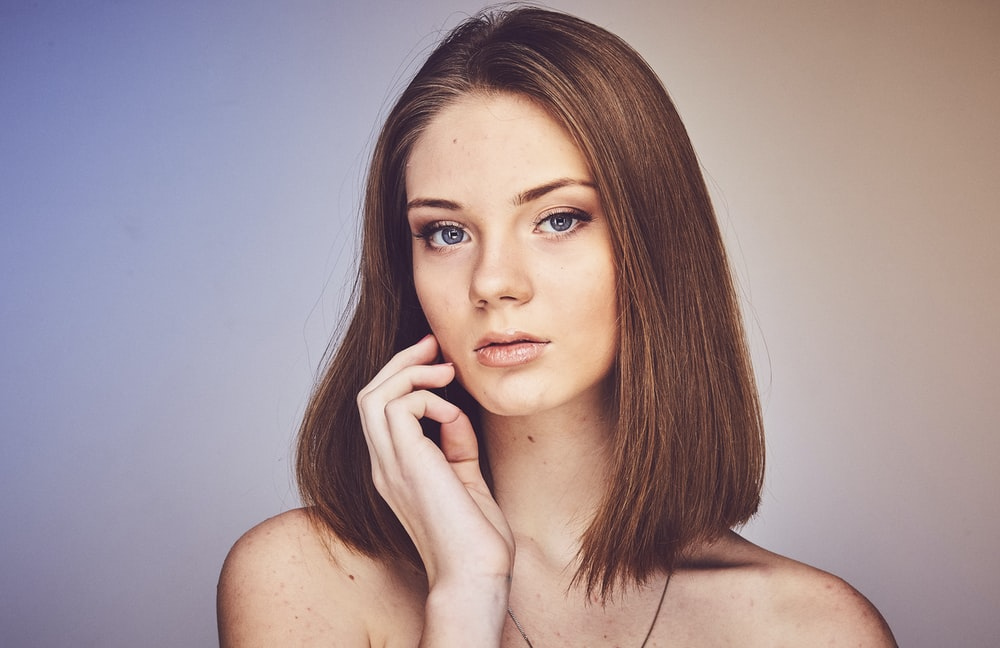
#> input picture photo-1509967419530-da38b4704bc6.jpg, 1000 x 648 px
$ jupyter execute 'FACE DETECTION.ipynb'
#> lines starting #> are read from the running program, lines starting #| are printed output that depends on the picture; after the words box and inside, x2 and y2 are one past the last pixel; in counts of white or black regions, pixels touching at a corner belong together
[cell 1]
import cv2
face_cascade = cv2.CascadeClassifier('haarcascade_frontalface_default.xml')
img = cv2.imread("photo-1509967419530-da38b4704bc6.jpg")
#> img is the input picture: shape (648, 1000, 3); mean B, G, R 147.9, 144.6, 162.7
gray= cv2.cvtColor(img, cv2.COLOR_BGR2GRAY)
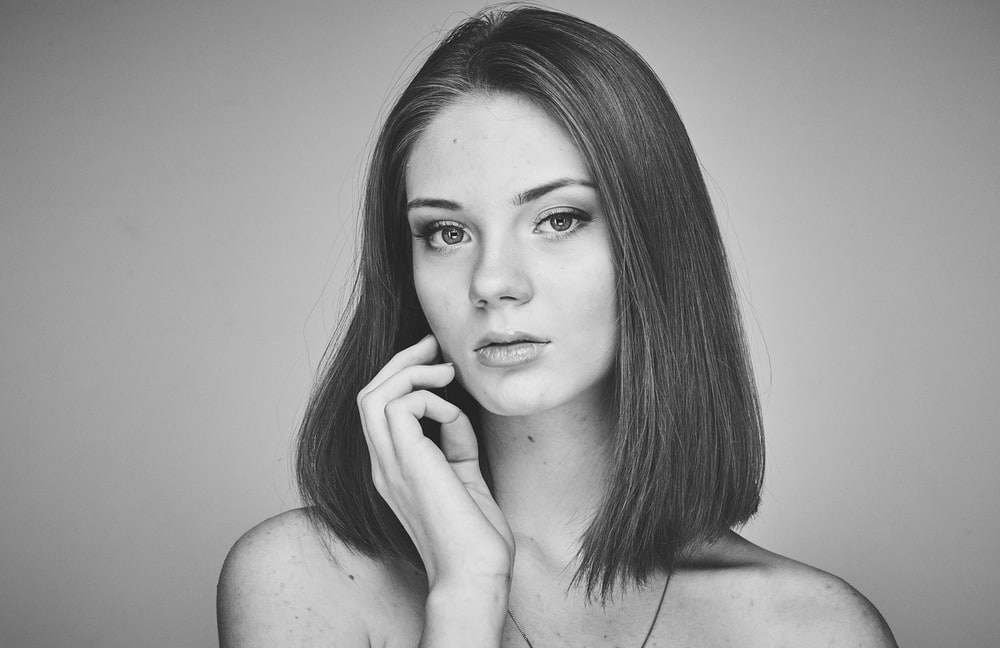
#> gray: shape (648, 1000); min 8, max 243, mean 150.4

faces=face_cascade.detectMultiScale(gray, 1.1, 1)
#> faces = [[495, 424, 127, 127], [368, 122, 274, 274]]

for (x, y, w, h) in faces:
    cv2.rectangle(img, (x, y), (x+w, y+h), (255,0,0), 2)
#> this loop made 2 passes
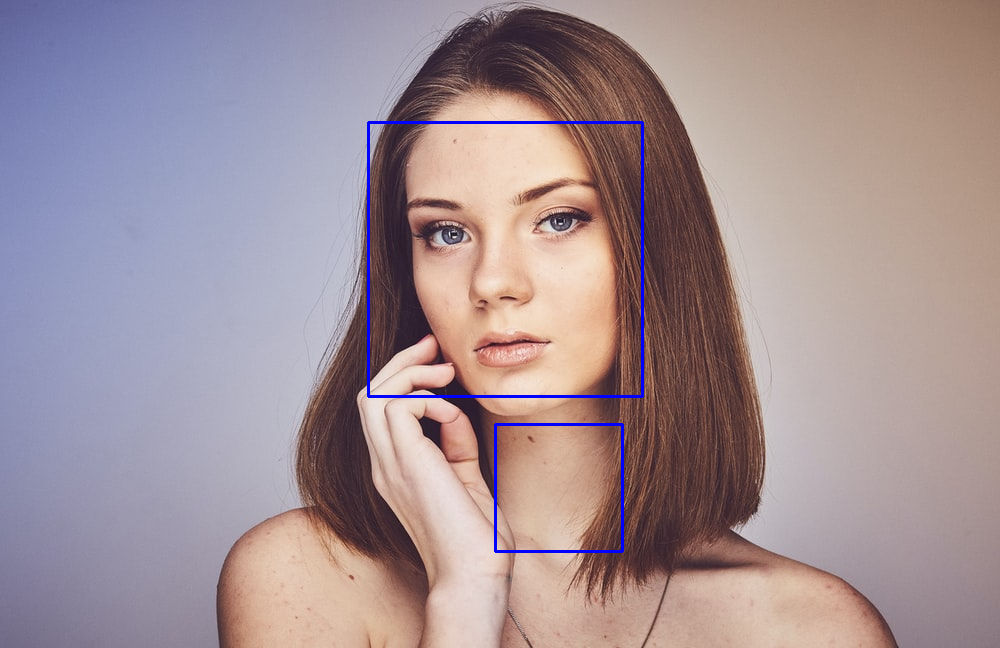
#> img: shape (648, 1000, 3); 0.74% of pixels changed, all inside (x1, y1, x2, y2) = (367, 121, 644, 553)


cv2.imshow('img', img)
cv2.waitKey()
#> Out = 27

$ run again, with Facedevtection.jpg.png saved as photo-1509967419530-da38b4704bc6.jpg
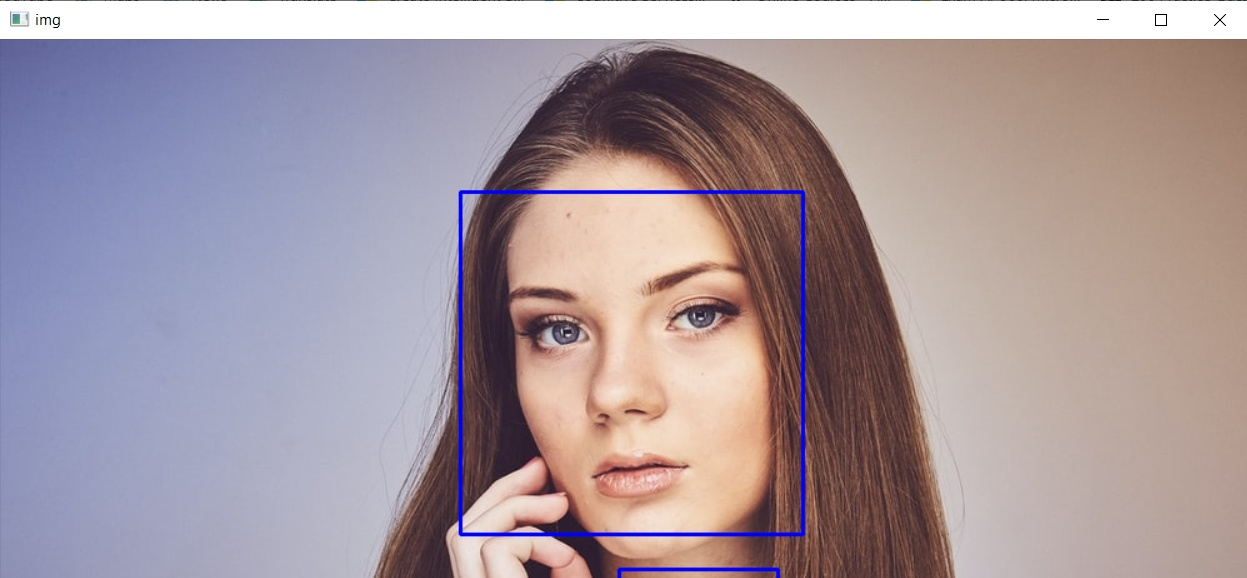
#> input picture Facedevtection.jpg.png, 1247 x 578 px
#> img is the input picture: shape (578, 1247, 3); mean B, G, R 158.3, 151.4, 165.9
#> `gray= cv2.cvtColor(img, cv2.COLOR_BGR2GRAY)`:
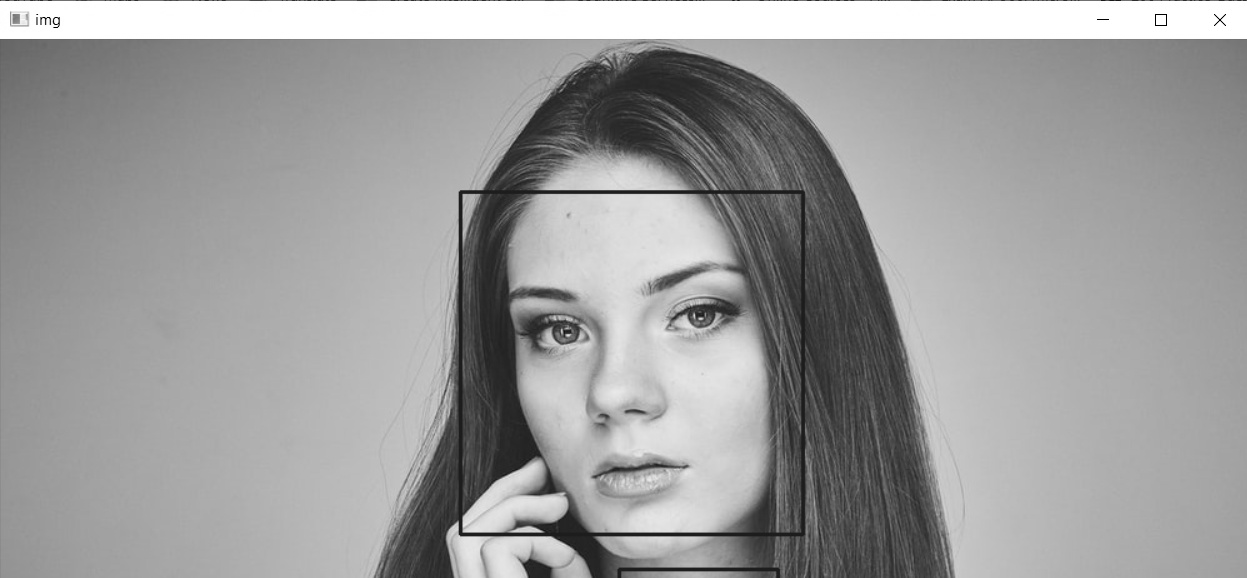
#> gray: shape (578, 1247); min 0, max 255, mean 156.5
#> faces = [[459, 187, 343, 343]]
#> the loop `for (x, y, w, h) in faces:` made 1 pass
#> after the loop `for (x, y, w, h) in faces:`:
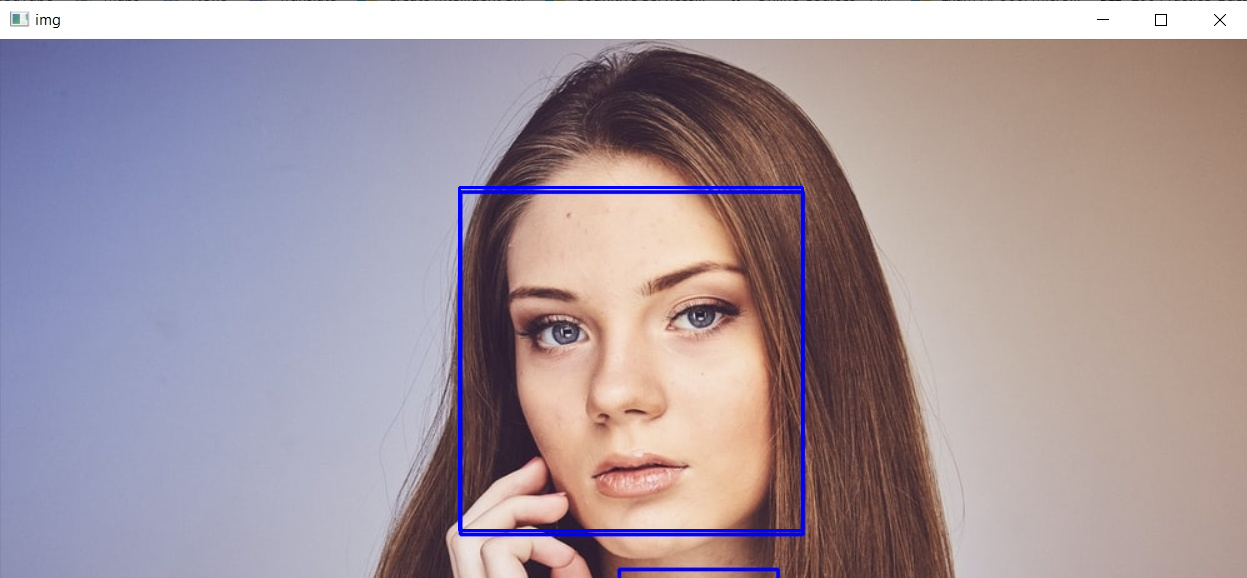
#> img: shape (578, 1247, 3); 0.57% of pixels changed, all inside (x1, y1, x2, y2) = (458, 186, 804, 532)
#> Out = 27
